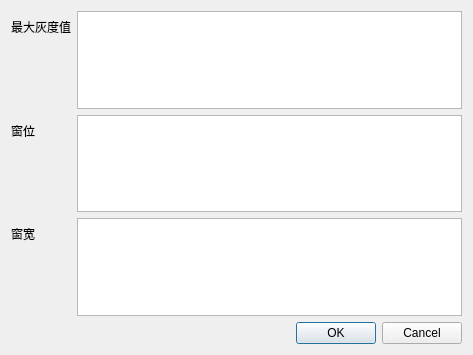
<?xml version="1.0" encoding="UTF-8"?>
<ui version="4.0">
 <class>GrayMappingDialog</class>
 <widget class="QDialog" name="GrayMappingDialog">
  <property name="geometry">
   <rect>
    <x>0</x>
    <y>0</y>
    <width>473</width>
    <height>355</height>
   </rect>
  </property>
  <property name="windowTitle">
   <string>Dialog</string>
  </property>
  <layout class="QFormLayout" name="formLayout">
   <item row="0" column="0">
    <widget class="QLabel" name="label">
     <property name="text">
      <string>最大灰度值</string>
     </property>
     <property name="alignment">
      <set>Qt::AlignCenter</set>
     </property>
    </widget>
   </item>
   <item row="0" column="1">
    <widget class="QTextEdit" name="textEdit"/>
   </item>
   <item row="1" column="0">
    <widget class="QLabel" name="label_2">
     <property name="text">
      <string>窗位</string>
     </property>
     <property name="alignment">
      <set>Qt::AlignCenter</set>
     </property>
    </widget>
   </item>
   <item row="1" column="1">
    <widget class="QTextEdit" name="textEdit_2"/>
   </item>
   <item row="2" column="0">
    <widget class="QLabel" name="label_3">
     <property name="text">
      <string>窗宽</string>
     </property>
     <property name="alignment">
      <set>Qt::AlignCenter</set>
     </property>
    </widget>
   </item>
   <item row="2" column="1">
    <widget class="QTextEdit" name="textEdit_3"/>
   </item>
   <item row="3" column="0" colspan="2">
    <widget class="QDialogButtonBox" name="buttonBox">
     <property name="orientation">
      <enum>Qt::Horizontal</enum>
     </property>
     <property name="standardButtons">
      <set>QDialogButtonBox::Cancel|QDialogButtonBox::Ok</set>
     </property>
    </widget>
   </item>
  </layout>
 </widget>
 <resources/>
 <connections>
  <connection>
   <sender>buttonBox</sender>
   <signal>accepted()</signal>
   <receiver>GrayMappingDialog</receiver>
   <slot>accept()</slot>
   <hints>
    <hint type="sourcelabel">
     <x>248</x>
     <y>254</y>
    </hint>
    <hint type="destinationlabel">
     <x>157</x>
     <y>274</y>
    </hint>
   </hints>
  </connection>
  <connection>
   <sender>buttonBox</sender>
   <signal>rejected()</signal>
   <receiver>GrayMappingDialog</receiver>
   <slot>reject()</slot>
   <hints>
    <hint type="sourcelabel">
     <x>316</x>
     <y>260</y>
    </hint>
    <hint type="destinationlabel">
     <x>286</x>
     <y>274</y>
    </hint>
   </hints>
  </connection>
 </connections>
</ui>
